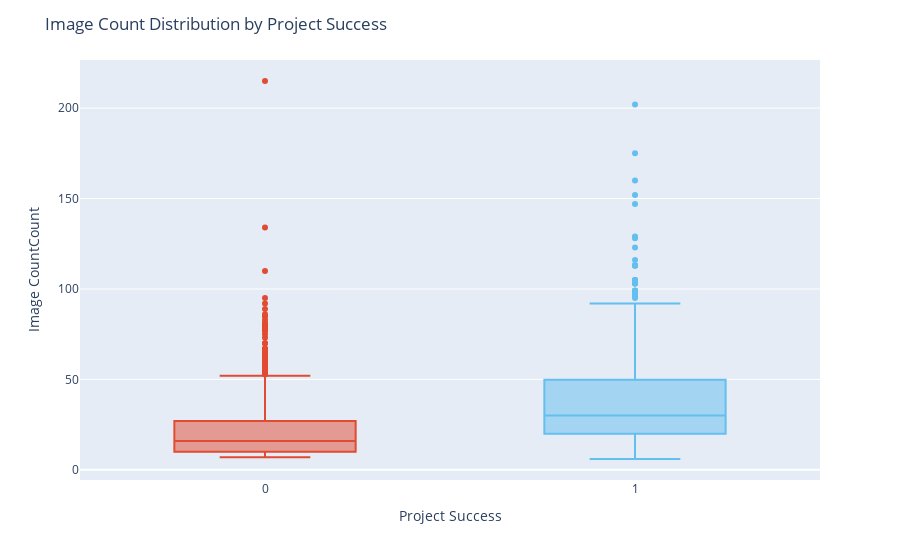

Source (notebook cell):
### Markdown cell above
The following box plots compare the distribution of a specified target variable based on project success:

### Code cell
create_target_box_graph('Image Count')

### Figure 1 — Plotly figure (JSON) as saved in the notebook; plotly's stock layout.template omitted (floating-point values rounded to 4 significant figures; data arrays with more than 128 entries replaced by an {"elided": "..."} marker saying what was removed)
{"data": [{"alignmentgroup": "True", "hovertemplate": "Success=%{x}<br>Image Count=%{y}<extra></extra>", "legendgroup": "1", "marker": {"color": "#63bff0"}, "name": "1", "notched": false, "offsetgroup": "1", "orientation": "v", "showlegend": true, "type": "box", "x": {"elided": "1223 int values"}, "x0": " ", "xaxis": "x", "y": {"elided": "1223 int values"}, "y0": " ", "yaxis": "y"}, {"alignmentgroup": "True", "hovertemplate": "Success=%{x}<br>Image Count=%{y}<extra></extra>", "legendgroup": "0", "marker": {"color": "#e14b31"}, "name": "0", "notched": false, "offsetgroup": "0", "orientation": "v", "showlegend": true, "type": "box", "x": {"elided": "1556 int values"}, "x0": " ", "xaxis": "x", "y": {"elided": "1556 int values"}, "y0": " ", "yaxis": "y"}], "layout": {"boxmode": "overlay", "legend": {"title": {"text": "Success"}, "tracegroupgap": 0}, "margin": {"t": 60}, "showlegend": false, "title": {"text": "Image Count Distribution by Project Success"}, "xaxis": {"anchor": "y", "categoryarray": [1, 0], "categoryorder": "array", "domain": [0, 1], "title": {"text": "Project Success"}}, "yaxis": {"anchor": "x", "domain": [0, 1], "title": {"text": "Image CountCount"}}}}
